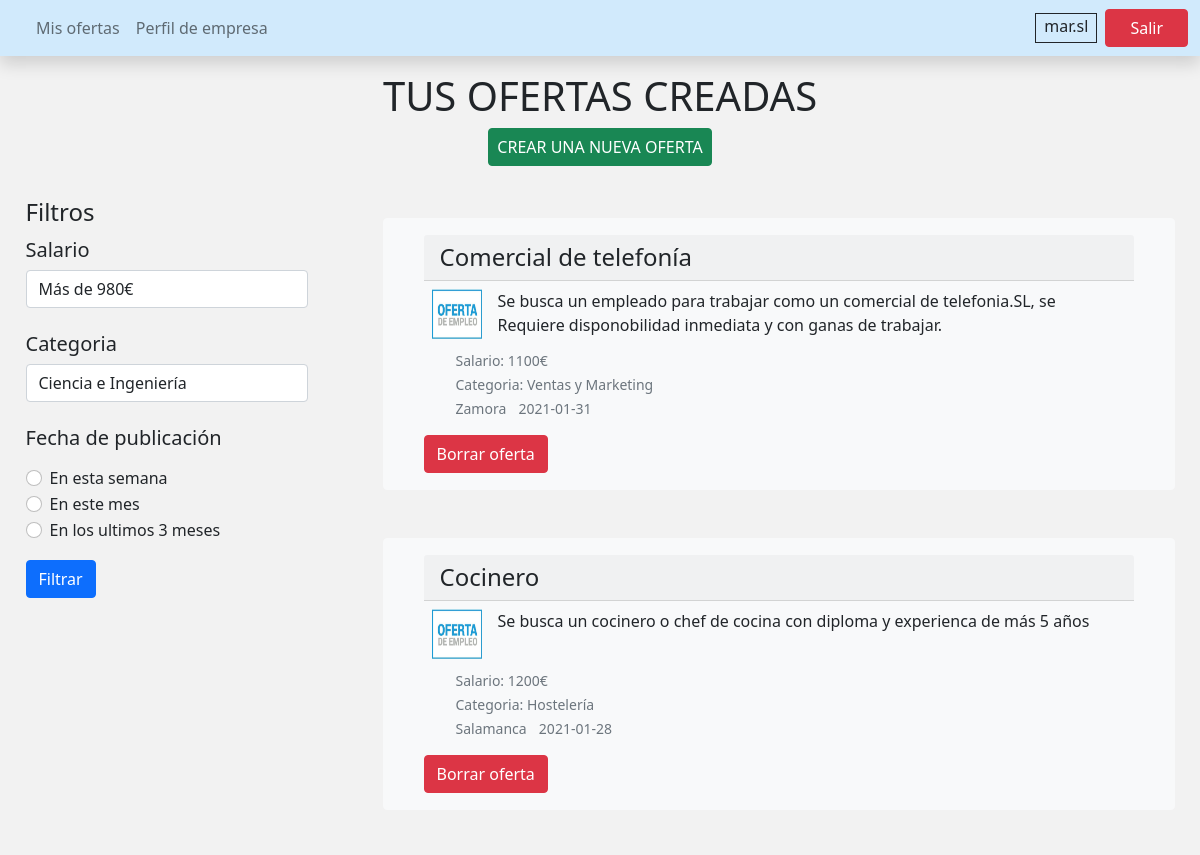
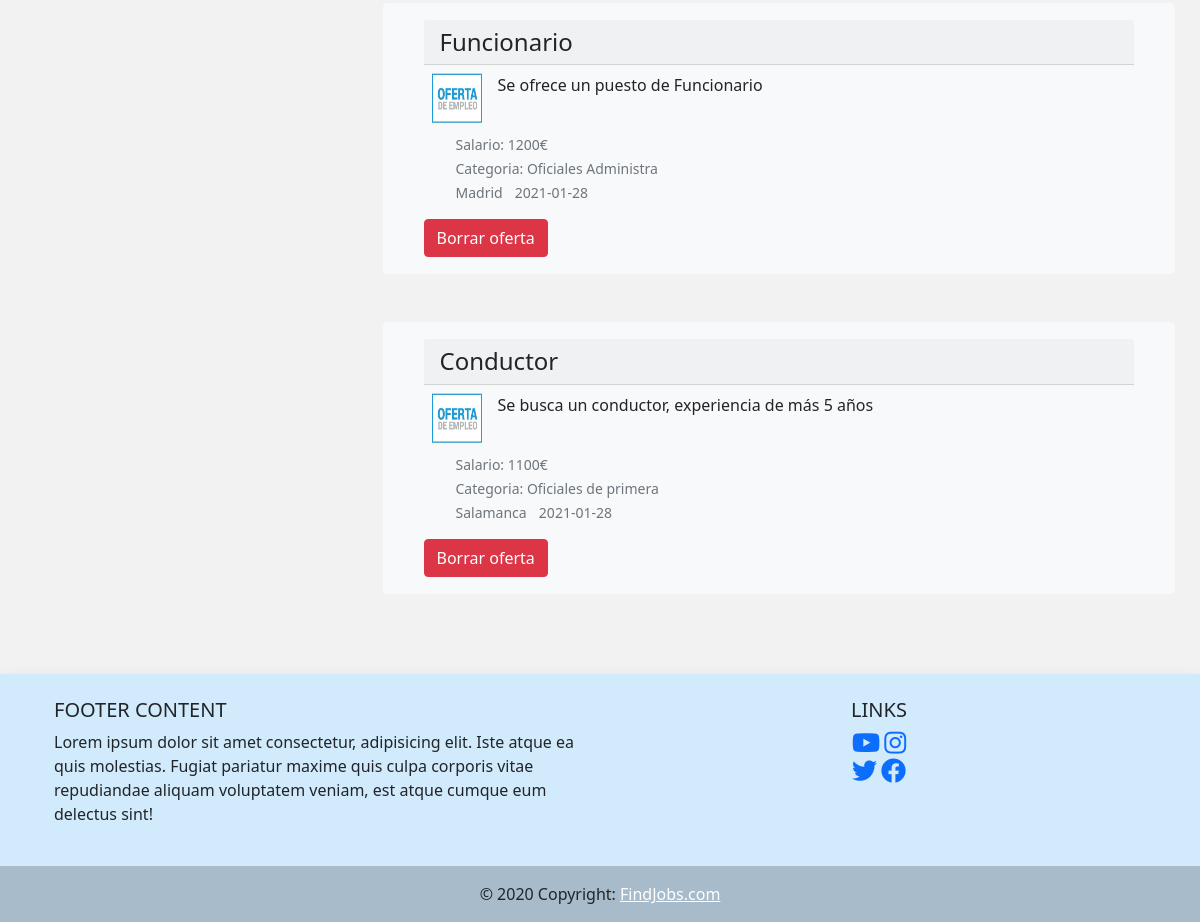
The page /vista_empresa.php (signed in) on the database its author committed (2 pictures, top to bottom).
### tables this page shows
CREATE TABLE `ofertas` (
  `id_oferta` int(10) NOT NULL,
  `id_empresa` varchar(10) NOT NULL,
  `titulo_oferta` varchar(50) NOT NULL,
  `oferta` varchar(1000) NOT NULL,
  `ciudad` varchar(20) NOT NULL,
  `categoria` varchar(50) NOT NULL,
  `salario` int(10) NOT NULL,
  `fecha` date NOT NULL DEFAULT current_timestamp()
);

### funciones_conexion.php (called while the page is built, shortened)
<?php
function conexion(){
  $conexion = new mysqli("localhost","root","","ofertas_trabajo_daw1");
  return $conexion;
}
function sacar_ofertas_empresa($id){
  $conn = conexion();
  $sql = "SELECT * FROM ofertas WHERE id_empresa ='$id' ";
  if($rs = $conn->query($sql)){
    if($rs->num_rows<0){
    die("Error en sacar los datos de la DB");
    }
  }
  return $rs;
}

### vista_empresa.php (the view, shortened to what this page needs)
<?php
include 'funciones_conexion.php';
$conn=conexion();
$id_usuario = $_SESSION['id_user'];
$sql_id_empresa = "SELECT id_empresa FROM empresas WHERE id_usuario=$id_usuario";
if($rs_id = $conn->query($sql_id_empresa)){
$id_empresa_lista = $rs_id->fetch_assoc();
}
$id_empresa = $id_empresa_lista['id_empresa'];
  $rs = sacar_ofertas_empresa($id_empresa);
?>
<!doctype html>
<html lang="es">
  <head>
    <link href="css/bootstrap.min.css" rel="stylesheet" >
    <link href="fontawesome/css/all.min.css" rel="stylesheet" />
  </head>
  <body style="background-color: #f2f2f2;">
  <nav class="navbar navbar-expand-lg navbar-light shadow" style="background-color: #D1EAFC;">
    <div class="container-fluid">
  <div class="collapse navbar-collapse" id="navbarNav">
        <ul class="navbar-nav">
          <li class="nav-item">
            <a class="nav-link" href="#"></a>
          </li>
          <li class="nav-item">
            <a class="nav-link " href="vista_empresa.php">Mis ofertas</a>
          </li>
          <li class="nav-item">
            <a class="nav-link" href="ver_perfil_empresa.php">Perfil de empresa</a>
          </li>
        </ul>
      </div>
  <ul class="navbar-nav ">
    <p class="px-2 m-1 mx-2 border border-dark"><?=$_SESSION['nombre'] ;?></p>
    <li class="nav-item">
      <a href="logout.php" class="btn btn-danger px-4">Salir</a>
    </li>
  </ul>
      </div>
  </nav>
  <div class="px-3 py-3 pt-md-3 pb-md-1 text-center text-uppercase">
    <h1 >Tus ofertas creadas</h1>
    <a href="crear_oferta.php" class="btn btn-success px-2">Crear una nueva oferta</a>
  </div>
  <div class="row justify-content-around">
 <?php include 'filtros.php'; ?>
      <div class="col-md-8 justify-content-end">
    <?php   $datos = $rs->fetch_assoc();
    while($datos) {
    ?>
  <div class="card mb-3 container-md bg-light   mt-5 border-light" >
    <div class="card-body">
      <h4 class="card-header"><?=$datos['titulo_oferta'];?>  </h4>
      <div class="d-flex ">
      <img src="img/oferta-empleo.jpg" alt="bmw" width="50" height="50" class="d-inline-block m-2">
      <p class="card-text m-2"><?=$datos['oferta']; ?></p>     </div>
  <ul >
      <li class=" list-inline-item card-text"><small class="text-muted align-bottom">Salario: <?=$datos['salario'];?>€</small></li><br>
      <li class=" list-inline-item card-text"><small class="text-muted align-bottom">Categoria: <?=$datos['categoria'];?></small></li><br>
      <li class=" list-inline-item card-text"><small class="text-muted align-bottom"><?=$datos['ciudad'];?></small></li>
      <li class=" list-inline-item card-text"><small class="text-muted align-bottom"><?=$datos['fecha'];?></small></li>
  </ul>
  <a  ><button class="btn btn-danger">Borrar oferta</button></a>
    </div>
  </div>
<?php  $datos = $rs->fetch_assoc();
}
$rs->free();?>
   </div>
  </div>
<p class="pb-md-5"></p>
  <footer class="text-center text-lg-start shadow" style="background-color: #D1EAFC;">
  <div class="container p-4">
    <div class="row">
      <div class="col-lg-6 col-md-12 mb-4 mb-md-0">
        <h5 class="text-uppercase">Footer Content</h5>
        <p>
          Lorem ipsum dolor sit amet consectetur, adipisicing elit. Iste atque ea quis
          molestias. Fugiat pariatur maxime quis culpa corporis vitae repudiandae aliquam
          voluptatem veniam, est atque cumque eum delectus sint!
        </p>
      </div>
      <div class="col-lg-6 col-md-12 mb-4 mb-md-0">
        <h5 class="text-uppercase text-center">Links</h5>
        <ul class="list-unstyled mb-0 text-center">
          <li>
            <a href="https://www.youtube.com/watch?v=FwhKhecN-1E" ><i class="fab fa-youtube" style="font-size:25px;" ></i></a>
            <a href="https://www.instagram.com/usal" ><i class="fab fa-instagram" style="font-size:25px;" ></i></a>
          </li>
          <li>
            <a href="https://www.twitter.com/usal"><i class="fab fa-twitter" style="font-size:25px;" ></i></a>
            <a href="https://www.facebook.com/" ><i class="fab fa-facebook" style="font-size:25px;" ></i></a>
          </li>
        </ul>
      </div>
    </div>
  </div>
  <div class="text-center p-3" style="background-color: rgba(0, 0, 0, 0.2)">
    © 2020 Copyright:
    <a class="text-white" href="https://youtu.be/dQw4w9WgXcQ">FindJobs.com</a>
  </div>
</footer>
  </body>
</html>

### rows shown on the page
ofertas: titulo_oferta "Comercial de telefonía", oferta "Se busca un empleado para trabajar como un comercial de telefonia.SL, se Requiere disponobilidad inmediata y con ganas de trabajar.", salario "1100", categoria "Ventas y Marketing", ciudad "Zamora", fecha "2021-01-31"
ofertas: titulo_oferta "Cocinero", oferta "Se busca un cocinero o chef de cocina con diploma y experienca de más 5 años", salario "1200", categoria "Hostelería", ciudad "Salamanca", fecha "2021-01-28"
ofertas: titulo_oferta "Funcionario", oferta "Se ofrece un puesto de Funcionario", salario "1200", categoria "Oficiales Administra", ciudad "Madrid", fecha "2021-01-28"
ofertas: titulo_oferta "Conductor", oferta "Se busca un conductor, experiencia de más 5 años", salario "1100", categoria "Oficiales de primera", ciudad "Salamanca", fecha "2021-01-28"

### other values the page prints
$_SESSION['nombre'] "mar.sl"
form field value "Ciencia e Ingeniería"
